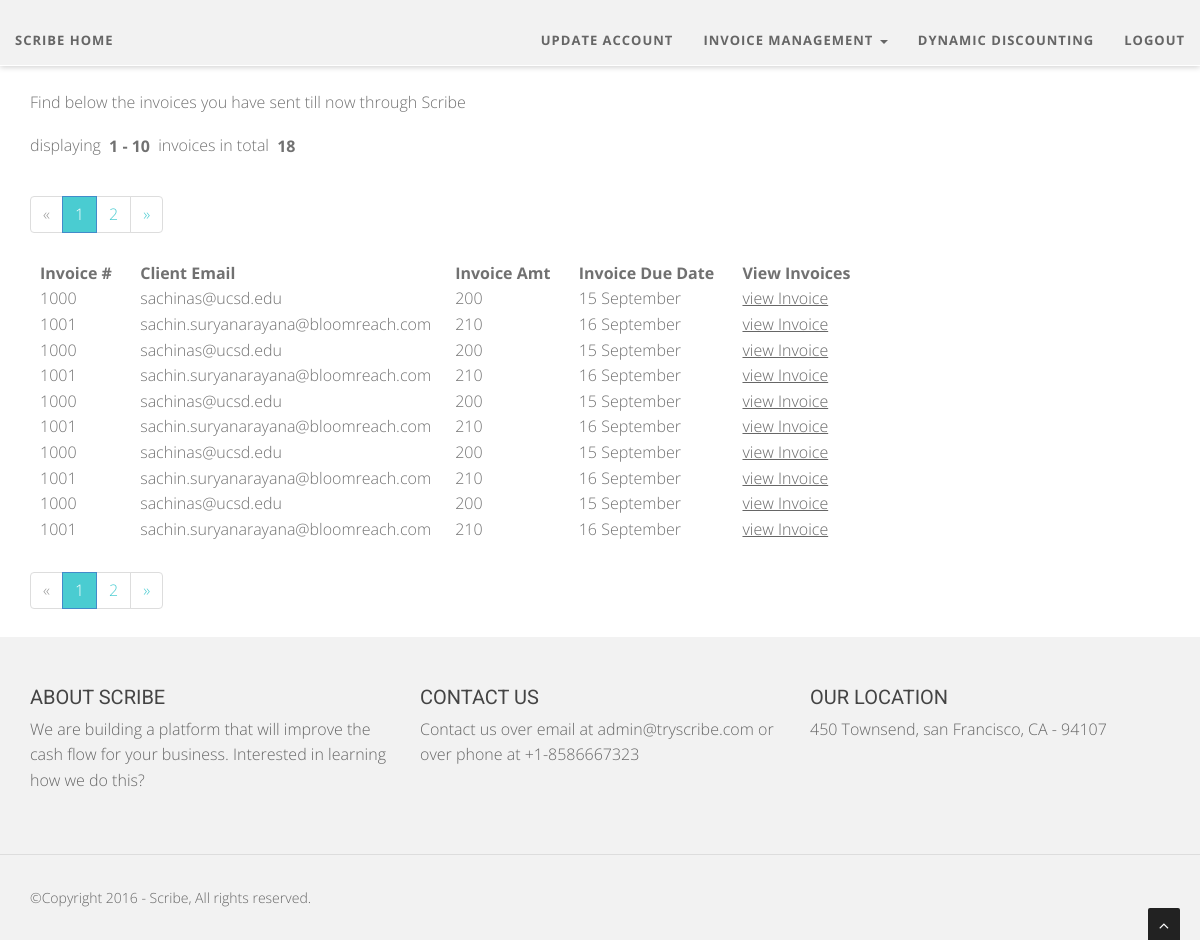
Page /sentInvoices (signed in) on the committed database.
### models.py (models this page shows, shortened)
class Invoice(Base):
    __tablename__ = 'Invoices'
    id = db.Column(db.Integer, primary_key=True)
    invoiceNumber = db.Column(db.String(120))
    clientName =  db.Column(db.String(120))
    clientEmail = db.Column(db.String(120))
    businessId = db.Column(db.String(30))
    invoiceAmt = db.Column(db.String(30))
    invoiceDueDate = db.Column(db.String(30))
    invoiceDate = db.Column(db.String(30))
    invoiceDesc = db.Column(db.String(30))
    invoiceOpened = db.Column(db.Boolean, default=False)
    invoicePaid = db.Column(db.Boolean, default=False)

### app.py (the view)
@app.route("/sentInvoices", methods=['GET', 'POST'])
def sent_invoices():
  invoices = Invoice.query.filter_by(businessId=current_user.id)
  page = request.args.get('page', type=int, default=1)
  search = setSearchOption(request)
  ITEMS_PER_PAGE = 10
  i = (page - 1) * ITEMS_PER_PAGE
  invoicesPerPage = invoices[i:i + ITEMS_PER_PAGE]
  pagination = Pagination(page=page, per_page=10, total=invoices.count(), search=search, record_name='invoices',
                          css_framework='bootstrap3')
  return render_template('pages/sentInvoices.html', invoices=invoicesPerPage,
                         pagination=pagination)

### app.py (called while the page is built)
@login_manager.user_loader
def load_user(id):
  if id is None or id == 'None':
    id = -1
  return Business.query.get(int(id))

def setSearchOption(request):
  search = False
  q = request.args.get('q')
  if q:
    search = True
  return search

### templates/pages/sentInvoices.html (shortened to what this page needs)
{% extends 'layouts/main.html' %}
{% block content %}
    Find below the invoices you have sent till now through Scribe
    {{ pagination.info }}
    {{ pagination.links }}
    <table>
      <thead>
        <tr>
          <th>Invoice #&nbsp;&nbsp;</th>
          <th>Client Email&nbsp;&nbsp;</th>
            <th>Invoice Amt&nbsp;&nbsp;</th>
            <th>Invoice Due Date&nbsp;&nbsp;</th>
            <th>View Invoices&nbsp;&nbsp;</th>
        </tr>
      </thead>
      <tbody>
        {% for invoice in invoices %}
          <tr>
            <td>{{ invoice.invoiceNumber }} &nbsp;</td>
            <td>{{ invoice.clientEmail }}&nbsp;</td>
              <td>{{ invoice.invoiceAmt }}&nbsp;</td>
            <td>{{ invoice.invoiceDueDate }}&nbsp;</td>
              <td><a href="{{ url_for('static', filename='invoices/'+current_user.name+'/invoice'+invoice.id|string+'.pdf') }}" style="text-decoration: underline">view Invoice</a></td>
          </tr>
        {% endfor %}
      </tbody>
    </table>
    {{ pagination.links }}
{% endblock %}

### static/css/styleMain.css (style rules this page uses)
body { width: 100%; height: 100%; font-family: 'Open Sans', sans-serif; font-weight: 300; color: #666; background-color:#fff; font-size: 16px; line-height: 1.6em; }
html { width: 100%; height: 100%; }
table { display:block; min-height:60%; padding-bottom:10px; }
tr,td,th { padding-left:10px; padding-right:10px; }
a { color: #666; -webkit-transition: all .2s ease-in-out; -moz-transition: all .2s ease-in-out; transition: all .2s ease-in-out; }
.pagination-page-info { padding: .6em; padding-left: 0; margin: .5em; margin-left: 0; }
.pagination-page-info b { padding-left: 2px; padding: .1em .25em; }

### static/color/default.css (style rules this page uses)
a { color:#666666; }
a:hover,.icon-success,.pagination>li>a, a:focus { color: #4ACCD1; }
.pagination>.active>a, .pagination>.active>span, .pagination>.active>a:hover, .pagination>.active>span:hover, .pagination>.active>a:focus, .pagination>.active>span:focus { background-color:#4ACCD1; }

### rows in the picture
Invoice: invoiceNumber "1000", clientEmail "sachinas@ucsd.edu", invoiceAmt "200", invoiceDueDate "15 September"
Invoice: invoiceNumber "1001", clientEmail "sachin.suryanarayana@bloomreach.com", invoiceAmt "210", invoiceDueDate "16 September"
Invoice: invoiceNumber "1000", clientEmail "sachinas@ucsd.edu", invoiceAmt "200", invoiceDueDate "15 September"
Invoice: invoiceNumber "1001", clientEmail "sachin.suryanarayana@bloomreach.com", invoiceAmt "210", invoiceDueDate "16 September"
Invoice: invoiceNumber "1000", clientEmail "sachinas@ucsd.edu", invoiceAmt "200", invoiceDueDate "15 September"
Invoice: invoiceNumber "1001", clientEmail "sachin.suryanarayana@bloomreach.com", invoiceAmt "210", invoiceDueDate "16 September"
Invoice: invoiceNumber "1000", clientEmail "sachinas@ucsd.edu", invoiceAmt "200", invoiceDueDate "15 September"
Invoice: invoiceNumber "1001", clientEmail "sachin.suryanarayana@bloomreach.com", invoiceAmt "210", invoiceDueDate "16 September"
Invoice: invoiceNumber "1000", clientEmail "sachinas@ucsd.edu", invoiceAmt "200", invoiceDueDate "15 September"
Invoice: invoiceNumber "1001", clientEmail "sachin.suryanarayana@bloomreach.com", invoiceAmt "210", invoiceDueDate "16 September"

### other values in the picture
{{ pagination.info }} "displaying 1 - 10 invoices in total 18"
{{ pagination.links }} "« 1 2 »"
